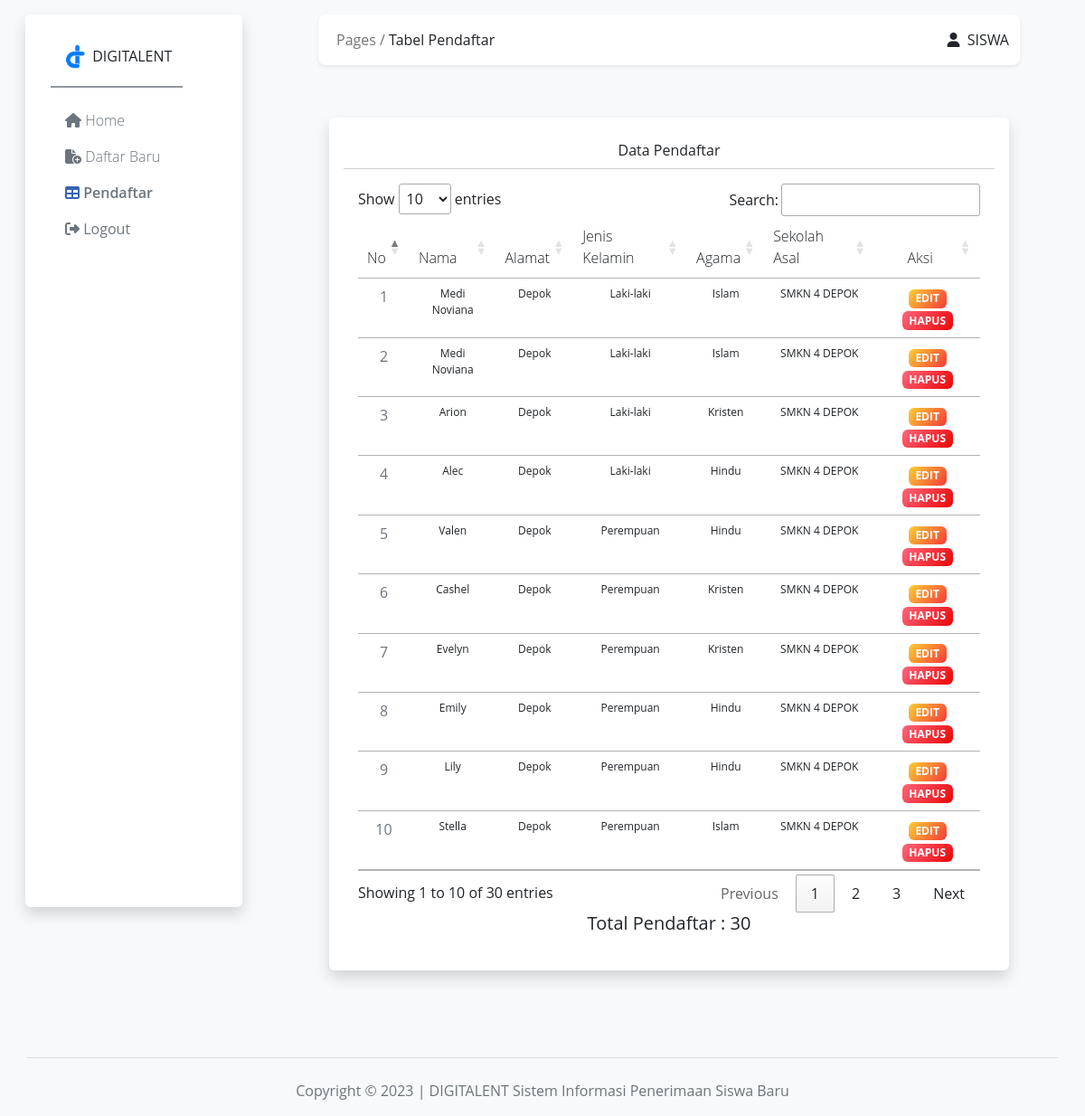
/tabel.php (signed in), run on the app's committed database.
### tables this page shows
CREATE TABLE `daftar_siswa` (
  `id_siswa` int(11) NOT NULL,
  `nama` varchar(30) NOT NULL,
  `alamat` varchar(45) NOT NULL,
  `jenkel` varchar(15) NOT NULL,
  `agama` varchar(15) NOT NULL,
  `sekolah_asal` varchar(30) NOT NULL
);

### tabel.php (the view, shortened to what this page needs)
<!doctype html>
<html lang="en">
  <head>
    <link rel="stylesheet" href="https://cdn.datatables.net/1.13.5/css/jquery.dataTables.css" />
    <link rel="stylesheet" href="https://cdnjs.cloudflare.com/ajax/libs/font-awesome/6.4.0/css/all.min.css" />
    <link rel="stylesheet" href="css/table.css">
  </head>
  <body>
  <div class="container-fluid pt-3">
<div class="row  gap-4 text-center" >
  <div class="col-md-3 ms-3 ">
  <?php
    $rn= 'tbl';
       include "template/sidebar.php";
      ?>
  </div>
  <div class="col-md-8 " >
    <div class="row  gap-4 ">
      <div class="col-md-12  ">
      <?php
       $rn= 'tbl';
       include "template/navbar.php";
      ?>
    </div>
    </div>
    <div class="row pt-1">
      <div class="col-md-12 ">
    <div class="container mb-5  " style="margin-top: 7%;">
<div class="card  border border-0 shadow p-3 mb-5 b">
  <div class="card-header bg-white text-center">
     Data Pendaftar
  </div>
  <div class="card-body">
  <table id="myTable" class="table align-items-center">
        <thead>
            <tr>
                <th class="fw-lighter fs-6 font-weight-bolder opacity-7">No </th>
                <th class="fw-lighter fs-6">Nama</th>
                <th class="fw-lighter fs-6">Alamat</th>
                <th class="fw-lighter fs-6">Jenis Kelamin</th>
                <th class="fw-lighter fs-6">Agama</th>
                <th class="fw-lighter fs-6">Sekolah Asal</th>
                <th class="fw-lighter fs-6 text-center  ">Aksi</th>
            </tr>
        </thead>
        <tbody>
        <?php
        include "koneksi.php";
        $data = mysqli_query( $koneksi ,"select * from daftar_siswa");
        while($d = mysqli_fetch_array($data)){
        ?>
            <tr>
                <td class="text-secondary"><?= $d['id_siswa']?></td>
                <td class="text-xs"><?= $d['nama']?></td>
                <td class="text-xs"><?= $d['alamat']?></td>
                <td class="text-xs"><?= $d['jenkel']?></td>
                <td class="text-xs"><?= $d['agama']?></td>
                <td class="text-xs"><?= $d['sekolah_asal']?></td>
                <td class="text-center">
                 <a href="edit.php?id_siswa=<?=$d['id_siswa'];?>" class="badge badge-sm bg-gradient-warning text-decoration-none">Edit</a>
                 <a href="proses.php?id_siswa=<?=$d['id_siswa'];?>" data-id="<?=$d['id_siswa'];?>" name="hapus" class="badge badge-sm bg-gradient-danger text-decoration-none show_confirm"  >Hapus</a>
                </td>
            </tr>
            <?php
        }
         ?>
        </tbody>
    </table>
    <?php
     $sum = mysqli_query($koneksi, "SELECT COUNT(id_siswa) AS id FROM  daftar_siswa");
     $row = mysqli_fetch_array($sum);
     $total = $row[0];
   ?>
    <h5>Total Pendaftar : <?php echo $total ?>
   </h5>
    </div>
  </div>
</div>
      </div>
    </div>
  </div>
</div>
</div>
    <?php
    include "template/footer.php";
    ?>
  </body>
</html>

### template/sidebar.php (shortened to what this page needs)
<!DOCTYPE html>
<html lang="en">
<head>
    <link href="https://cdn.jsdelivr.net/npm/bootstrap@5.2.3/dist/css/bootstrap.min.css" rel="stylesheet">
    <link href="css/sidebar.css" rel="stylesheet">
</head>
<body style="background-color: #f8f9fa !important;
" >
    <aside class="side bg-white rounded shadow p-3" >
<div class=" container-fluid d-flex align-items-start pt-3">
  <div class="nav flex-column  me-3"  aria-orientation="vertical">
  <div class="container-fluid text-center">
    <a class="navbar-brand" href="#">
      <img src="images/digi.png" width="30px">
       DIGITALENT
    </a>
  </div>
  <hr class=" border border-secondary border-1 opacity-75">
 <ul class="nav nav-2 flex-column text-start">
  <li class="nav-item ">
    <a class="nav-link text-secondary fw-lighter <?php if ($rn == "home") {echo "active"; }?>"href="index.php"> <i class="fa-solid fa-house"></i> <span class="text">Home</span></a>
  </li>
  <li class="nav-item ">
    <a class="nav-link text-secondary fw-lighter <?php if ($rn == "df") {echo "active"; }?>"  href="daftar.php"> <i class="fa-solid fa-file-circle-plus"></i> <span class="text">Daftar Baru</span> </a>
  </li>
  <li class="nav-item">
    <a class="nav-link text-secondary fw-lighter <?php if ($rn == "tbl") {echo "active"; }?>" href="tabel.php">  <i class="fa-solid fa-table"></i>  <span class="text">Pendaftar</span> </a>
  </li>
  <li class="nav-item  ">
          <a class="nav-link text-secondary " href="logout.php">   <i class="fa-solid fa-right-from-bracket"></i> Logout</a>
        </li>
</ul>
    </div>
  </div>
</aside>
</body>
</html>

### template/navbar.php (shortened to what this page needs)
<!doctype html>
<html lang="en">
  <head>
    <link href="https://cdn.jsdelivr.net/npm/bootstrap@5.2.3/dist/css/bootstrap.min.css" rel="stylesheet">
    <link rel="stylesheet" href="https://cdnjs.cloudflare.com/ajax/libs/font-awesome/6.4.0/css/all.min.css">
</head>
  <body>
<nav class="navbar navbar-expand-lg  bg-white rounded-3 shadow-sm">
  <div class="container-fluid">
    <div class="collapse navbar-collapse" id="navbarNav">
      <ul class="navbar-nav ">
        <li class="nav-item">
          <a class="nav-link" aria-current="page">Pages / <span class="text-dark">
          <?php  if ($rn == "tbl") {echo "Tabel Pendaftar "; }?>
          </span> </a>
        </li>
      </ul>
      <div class="user ms-auto">
                 <a>
      <i class="fa fa-user me-sm-1"></i>
      <?php if($_SESSION['login']) : ?>
        <span class="text-uppercase">
        <?php echo  $_SESSION['username']; ?>
                            </span>
    <?php endif; ?>
    </a>
      </div>
    </div>
  </div>
</nav>
  </body>
</html>

### template/footer.php (shortened to what this page needs)
<!doctype html>
<html lang="en">
  <head>
    <link href="https://cdn.jsdelivr.net/npm/bootstrap@5.2.3/dist/css/bootstrap.min.css" rel="stylesheet">
</head>
  <body>
<div class="container " style="padding-top:4%">
        <div class="row">
            <footer class="border-top">
                <p class="text-center text-muted pt-4">Copyright &copy; 2023 | DIGITALENT Sistem Informasi Penerimaan Siswa Baru  </p>
            </footer>
        </div>
    </div>
  </body>
</html>

### css/table.css (style rules this page uses)
.bg-gradient-warning { background-image: linear-gradient(310deg, #f53939 0%, #fbcf33 100%); }
.bg-gradient-danger { background-image: linear-gradient(310deg, #ea0606 0%, #ff667c 100%); }
.badge { text-transform: uppercase; }
.badge { display: inline-block; padding: 0.55em 0.9em; font-size: 0.75em; font-weight: 700; line-height: 1; color: #fff; text-align: center; white-space: nowrap; vertical-align: baseline; border-radius: 0.45rem; }

### css/sidebar.css (style rules this page uses)
* { font-family: 'Open Sans', sans-serif; }
.side { position: fixed; min-height: 80% !important; min-width: 20% !important; }
.side .nav-2 .nav-link.active .text { font-weight: 600; }
.side .nav-2 .nav-link.active .fa-solid { color: #3765b3; }

### tabel.php (style rules this page uses)
.text-xs { font-size: 0.75rem !important; }

### template/navbar.php (style rules this page uses)
* { font-family: 'Open Sans', sans-serif; }

### data on the page
daftar_siswa: id_siswa "1", nama "Medi Noviana", alamat "Depok", jenkel "Laki-laki", agama "Islam", sekolah_asal "SMKN 4 DEPOK"
daftar_siswa: id_siswa "2", nama "Medi Noviana", alamat "Depok", jenkel "Laki-laki", agama "Islam", sekolah_asal "SMKN 4 DEPOK"
daftar_siswa: id_siswa "3", nama "Arion", alamat "Depok", jenkel "Laki-laki", agama "Kristen", sekolah_asal "SMKN 4 DEPOK"
daftar_siswa: id_siswa "4", nama "Alec", alamat "Depok", jenkel "Laki-laki", agama "Hindu", sekolah_asal "SMKN 4 DEPOK"
daftar_siswa: id_siswa "5", nama "Valen", alamat "Depok", jenkel "Perempuan", agama "Hindu", sekolah_asal "SMKN 4 DEPOK"
daftar_siswa: id_siswa "6", nama "Cashel", alamat "Depok", jenkel "Perempuan", agama "Kristen", sekolah_asal "SMKN 4 DEPOK"
daftar_siswa: id_siswa "7", nama "Evelyn", alamat "Depok", jenkel "Perempuan", agama "Kristen", sekolah_asal "SMKN 4 DEPOK"
daftar_siswa: id_siswa "8", nama "Emily", alamat "Depok", jenkel "Perempuan", agama "Hindu", sekolah_asal "SMKN 4 DEPOK"
daftar_siswa: id_siswa "9", nama "Lily", alamat "Depok", jenkel "Perempuan", agama "Hindu", sekolah_asal "SMKN 4 DEPOK"
daftar_siswa: id_siswa "10", nama "Stella", alamat "Depok", jenkel "Perempuan", agama "Islam", sekolah_asal "SMKN 4 DEPOK"

### other printed values
$_SESSION['username'] "SISWA"
$total "30"
